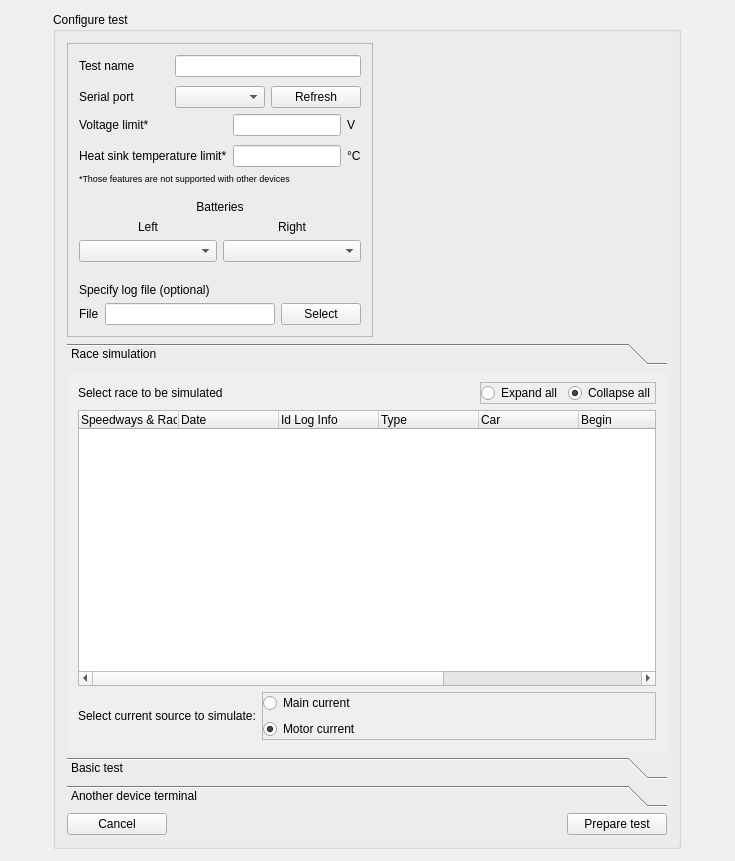
<?xml version="1.0" encoding="UTF-8"?>
<ui version="4.0">
 <class>TestConfigWgt</class>
 <widget class="QWidget" name="TestConfigWgt">
  <property name="geometry">
   <rect>
    <x>0</x>
    <y>0</y>
    <width>735</width>
    <height>861</height>
   </rect>
  </property>
  <property name="windowTitle">
   <string>TestConfigWgt</string>
  </property>
  <layout class="QVBoxLayout" name="verticalLayout">
   <item alignment="Qt::AlignHCenter|Qt::AlignVCenter">
    <widget class="QGroupBox" name="groupBox_2">
     <property name="sizePolicy">
      <sizepolicy hsizetype="Maximum" vsizetype="MinimumExpanding">
       <horstretch>0</horstretch>
       <verstretch>0</verstretch>
      </sizepolicy>
     </property>
     <property name="title">
      <string>Configure test</string>
     </property>
     <layout class="QVBoxLayout" name="verticalLayout_2">
      <item>
       <widget class="QFrame" name="frame_3">
        <property name="sizePolicy">
         <sizepolicy hsizetype="Fixed" vsizetype="Fixed">
          <horstretch>0</horstretch>
          <verstretch>0</verstretch>
         </sizepolicy>
        </property>
        <property name="frameShape">
         <enum>QFrame::StyledPanel</enum>
        </property>
        <property name="frameShadow">
         <enum>QFrame::Raised</enum>
        </property>
        <layout class="QVBoxLayout" name="verticalLayout_11">
         <property name="spacing">
          <number>6</number>
         </property>
         <item>
          <layout class="QGridLayout" name="gridLayout_4">
           <property name="verticalSpacing">
            <number>9</number>
           </property>
           <item row="0" column="0">
            <widget class="QLabel" name="label_8">
             <property name="text">
              <string>Test name</string>
             </property>
            </widget>
           </item>
           <item row="1" column="1">
            <widget class="QComboBox" name="comboSerialPort"/>
           </item>
           <item row="1" column="0">
            <widget class="QLabel" name="label_3">
             <property name="text">
              <string>Serial port</string>
             </property>
            </widget>
           </item>
           <item row="1" column="2">
            <widget class="QPushButton" name="btnRefreshSerialPort">
             <property name="text">
              <string>Refresh</string>
             </property>
            </widget>
           </item>
           <item row="0" column="1" colspan="2">
            <widget class="QLineEdit" name="edtTestName"/>
           </item>
          </layout>
         </item>
         <item>
          <layout class="QGridLayout" name="gridLayout_5">
           <property name="verticalSpacing">
            <number>9</number>
           </property>
           <item row="0" column="0">
            <widget class="QLabel" name="label_4">
             <property name="text">
              <string>Voltage limit*</string>
             </property>
            </widget>
           </item>
           <item row="0" column="2">
            <widget class="QLabel" name="label_5">
             <property name="text">
              <string>V</string>
             </property>
            </widget>
           </item>
           <item row="0" column="1">
            <widget class="QLineEdit" name="edtVoltLim"/>
           </item>
           <item row="1" column="0">
            <widget class="QLabel" name="label_6">
             <property name="text">
              <string>Heat sink temperature limit*</string>
             </property>
            </widget>
           </item>
           <item row="1" column="1">
            <widget class="QLineEdit" name="edtTempLim"/>
           </item>
           <item row="1" column="2">
            <widget class="QLabel" name="label_7">
             <property name="text">
              <string>°C</string>
             </property>
            </widget>
           </item>
          </layout>
         </item>
         <item>
          <widget class="QLabel" name="label_25">
           <property name="font">
            <font>
             <pointsize>7</pointsize>
            </font>
           </property>
           <property name="text">
            <string>*Those features are not supported with other devices</string>
           </property>
          </widget>
         </item>
         <item>
          <spacer name="verticalSpacer_2">
           <property name="orientation">
            <enum>Qt::Vertical</enum>
           </property>
           <property name="sizeHint" stdset="0">
            <size>
             <width>20</width>
             <height>10</height>
            </size>
           </property>
          </spacer>
         </item>
         <item>
          <layout class="QGridLayout" name="gridLayout_13">
           <item row="1" column="0">
            <widget class="QLabel" name="label_80">
             <property name="text">
              <string>Left</string>
             </property>
             <property name="alignment">
              <set>Qt::AlignCenter</set>
             </property>
            </widget>
           </item>
           <item row="1" column="1">
            <widget class="QLabel" name="label_81">
             <property name="text">
              <string>Right</string>
             </property>
             <property name="alignment">
              <set>Qt::AlignCenter</set>
             </property>
            </widget>
           </item>
           <item row="0" column="0" colspan="2">
            <widget class="QLabel" name="label_79">
             <property name="text">
              <string>Batteries</string>
             </property>
             <property name="alignment">
              <set>Qt::AlignCenter</set>
             </property>
            </widget>
           </item>
           <item row="2" column="0">
            <widget class="QComboBox" name="comboBattLeft"/>
           </item>
           <item row="2" column="1">
            <widget class="QComboBox" name="comboBattRight"/>
           </item>
          </layout>
         </item>
         <item>
          <spacer name="verticalSpacer">
           <property name="orientation">
            <enum>Qt::Vertical</enum>
           </property>
           <property name="sizeHint" stdset="0">
            <size>
             <width>20</width>
             <height>15</height>
            </size>
           </property>
          </spacer>
         </item>
         <item>
          <widget class="QLabel" name="label_10">
           <property name="text">
            <string>Specify log file (optional)</string>
           </property>
          </widget>
         </item>
         <item>
          <layout class="QHBoxLayout" name="horizontalLayout_2">
           <item>
            <widget class="QLabel" name="label_9">
             <property name="text">
              <string>File</string>
             </property>
            </widget>
           </item>
           <item>
            <widget class="QLineEdit" name="edtFileName">
             <property name="readOnly">
              <bool>true</bool>
             </property>
            </widget>
           </item>
           <item>
            <widget class="QPushButton" name="btnSelectFile">
             <property name="text">
              <string>Select</string>
             </property>
            </widget>
           </item>
          </layout>
         </item>
        </layout>
       </widget>
      </item>
      <item>
       <widget class="QToolBox" name="toolBoxTestType">
        <property name="sizePolicy">
         <sizepolicy hsizetype="Fixed" vsizetype="Expanding">
          <horstretch>0</horstretch>
          <verstretch>0</verstretch>
         </sizepolicy>
        </property>
        <property name="minimumSize">
         <size>
          <width>600</width>
          <height>464</height>
         </size>
        </property>
        <property name="maximumSize">
         <size>
          <width>600</width>
          <height>16777215</height>
         </size>
        </property>
        <property name="currentIndex">
         <number>0</number>
        </property>
        <widget class="QWidget" name="page_5">
         <property name="geometry">
          <rect>
           <x>0</x>
           <y>0</y>
           <width>600</width>
           <height>383</height>
          </rect>
         </property>
         <property name="sizePolicy">
          <sizepolicy hsizetype="Expanding" vsizetype="Expanding">
           <horstretch>0</horstretch>
           <verstretch>0</verstretch>
          </sizepolicy>
         </property>
         <attribute name="label">
          <string>Race simulation</string>
         </attribute>
         <layout class="QVBoxLayout" name="verticalLayout_13">
          <item>
           <layout class="QHBoxLayout" name="horizontalLayout_9">
            <item>
             <widget class="QLabel" name="label_11">
              <property name="sizePolicy">
               <sizepolicy hsizetype="Fixed" vsizetype="Preferred">
                <horstretch>0</horstretch>
                <verstretch>0</verstretch>
               </sizepolicy>
              </property>
              <property name="text">
               <string>Select race to be simulated</string>
              </property>
             </widget>
            </item>
            <item>
             <spacer name="horizontalSpacer_5">
              <property name="orientation">
               <enum>Qt::Horizontal</enum>
              </property>
              <property name="sizeHint" stdset="0">
               <size>
                <width>40</width>
                <height>20</height>
               </size>
              </property>
             </spacer>
            </item>
            <item>
             <widget class="QFrame" name="frame_4">
              <property name="frameShape">
               <enum>QFrame::StyledPanel</enum>
              </property>
              <property name="frameShadow">
               <enum>QFrame::Raised</enum>
              </property>
              <property name="lineWidth">
               <number>0</number>
              </property>
              <layout class="QHBoxLayout" name="horizontalLayout_10">
               <property name="spacing">
                <number>6</number>
               </property>
               <property name="leftMargin">
                <number>0</number>
               </property>
               <property name="topMargin">
                <number>0</number>
               </property>
               <property name="rightMargin">
                <number>0</number>
               </property>
               <property name="bottomMargin">
                <number>0</number>
               </property>
               <item>
                <widget class="QRadioButton" name="simRadioExpand">
                 <property name="text">
                  <string>Expand all</string>
                 </property>
                </widget>
               </item>
               <item>
                <widget class="QRadioButton" name="simRadioCollapse">
                 <property name="text">
                  <string>Collapse all</string>
                 </property>
                 <property name="checked">
                  <bool>true</bool>
                 </property>
                </widget>
               </item>
              </layout>
             </widget>
            </item>
           </layout>
          </item>
          <item>
           <widget class="QTreeWidget" name="simTreeRaces">
            <property name="sizePolicy">
             <sizepolicy hsizetype="Expanding" vsizetype="Expanding">
              <horstretch>0</horstretch>
              <verstretch>0</verstretch>
             </sizepolicy>
            </property>
            <property name="minimumSize">
             <size>
              <width>363</width>
              <height>0</height>
             </size>
            </property>
            <property name="maximumSize">
             <size>
              <width>16777215</width>
              <height>16777215</height>
             </size>
            </property>
            <property name="selectionBehavior">
             <enum>QAbstractItemView::SelectRows</enum>
            </property>
            <column>
             <property name="text">
              <string>Speedways &amp; Races</string>
             </property>
            </column>
            <column>
             <property name="text">
              <string>Date</string>
             </property>
            </column>
            <column>
             <property name="text">
              <string>Id Log Info</string>
             </property>
            </column>
            <column>
             <property name="text">
              <string>Type</string>
             </property>
            </column>
            <column>
             <property name="text">
              <string>Car</string>
             </property>
            </column>
            <column>
             <property name="text">
              <string>Begin</string>
             </property>
            </column>
            <column>
             <property name="text">
              <string>Duration</string>
             </property>
            </column>
            <column>
             <property name="text">
              <string>Avg. main curr</string>
             </property>
            </column>
            <column>
             <property name="text">
              <string>Avg. motor curr</string>
             </property>
            </column>
           </widget>
          </item>
          <item>
           <layout class="QGridLayout" name="gridLayout_14">
            <item row="0" column="0">
             <widget class="QLabel" name="label_39">
              <property name="sizePolicy">
               <sizepolicy hsizetype="Maximum" vsizetype="Preferred">
                <horstretch>0</horstretch>
                <verstretch>0</verstretch>
               </sizepolicy>
              </property>
              <property name="text">
               <string>Select current source to simulate:</string>
              </property>
             </widget>
            </item>
            <item row="0" column="1">
             <widget class="QFrame" name="frame_5">
              <property name="frameShape">
               <enum>QFrame::StyledPanel</enum>
              </property>
              <property name="frameShadow">
               <enum>QFrame::Raised</enum>
              </property>
              <property name="lineWidth">
               <number>0</number>
              </property>
              <layout class="QVBoxLayout" name="verticalLayout_10">
               <property name="leftMargin">
                <number>0</number>
               </property>
               <property name="topMargin">
                <number>0</number>
               </property>
               <property name="rightMargin">
                <number>0</number>
               </property>
               <property name="bottomMargin">
                <number>0</number>
               </property>
               <item>
                <widget class="QRadioButton" name="simRadioCurrSourceMain">
                 <property name="text">
                  <string>Main current</string>
                 </property>
                </widget>
               </item>
               <item>
                <widget class="QRadioButton" name="simRadioCurrSourceMotor">
                 <property name="text">
                  <string>Motor current</string>
                 </property>
                 <property name="checked">
                  <bool>true</bool>
                 </property>
                </widget>
               </item>
              </layout>
             </widget>
            </item>
           </layout>
          </item>
         </layout>
        </widget>
        <widget class="QWidget" name="page_10">
         <property name="geometry">
          <rect>
           <x>0</x>
           <y>0</y>
           <width>600</width>
           <height>58</height>
          </rect>
         </property>
         <property name="sizePolicy">
          <sizepolicy hsizetype="Preferred" vsizetype="Maximum">
           <horstretch>0</horstretch>
           <verstretch>0</verstretch>
          </sizepolicy>
         </property>
         <attribute name="label">
          <string>Basic test</string>
         </attribute>
         <layout class="QVBoxLayout" name="verticalLayout_12">
          <item alignment="Qt::AlignHCenter|Qt::AlignTop">
           <widget class="QFrame" name="frame_2">
            <property name="sizePolicy">
             <sizepolicy hsizetype="Fixed" vsizetype="Fixed">
              <horstretch>0</horstretch>
              <verstretch>0</verstretch>
             </sizepolicy>
            </property>
            <property name="frameShape">
             <enum>QFrame::StyledPanel</enum>
            </property>
            <property name="frameShadow">
             <enum>QFrame::Raised</enum>
            </property>
            <layout class="QHBoxLayout" name="horizontalLayout_4">
             <item>
              <spacer name="horizontalSpacer_3">
               <property name="orientation">
                <enum>Qt::Horizontal</enum>
               </property>
               <property name="sizeHint" stdset="0">
                <size>
                 <width>60</width>
                 <height>20</height>
                </size>
               </property>
              </spacer>
             </item>
             <item>
              <widget class="QLabel" name="label_12">
               <property name="sizePolicy">
                <sizepolicy hsizetype="Fixed" vsizetype="Preferred">
                 <horstretch>0</horstretch>
                 <verstretch>0</verstretch>
                </sizepolicy>
               </property>
               <property name="text">
                <string>Test current</string>
               </property>
              </widget>
             </item>
             <item>
              <widget class="QLineEdit" name="basicEdtTestCurr">
               <property name="sizePolicy">
                <sizepolicy hsizetype="Fixed" vsizetype="Fixed">
                 <horstretch>0</horstretch>
                 <verstretch>0</verstretch>
                </sizepolicy>
               </property>
               <property name="inputMethodHints">
                <set>Qt::ImhDigitsOnly</set>
               </property>
              </widget>
             </item>
             <item>
              <widget class="QLabel" name="label_13">
               <property name="sizePolicy">
                <sizepolicy hsizetype="Fixed" vsizetype="Preferred">
                 <horstretch>0</horstretch>
                 <verstretch>0</verstretch>
                </sizepolicy>
               </property>
               <property name="text">
                <string>A</string>
               </property>
              </widget>
             </item>
             <item>
              <spacer name="horizontalSpacer_2">
               <property name="orientation">
                <enum>Qt::Horizontal</enum>
               </property>
               <property name="sizeHint" stdset="0">
                <size>
                 <width>60</width>
                 <height>20</height>
                </size>
               </property>
              </spacer>
             </item>
            </layout>
           </widget>
          </item>
         </layout>
        </widget>
        <widget class="QWidget" name="page_6">
         <property name="geometry">
          <rect>
           <x>0</x>
           <y>0</y>
           <width>600</width>
           <height>383</height>
          </rect>
         </property>
         <property name="sizePolicy">
          <sizepolicy hsizetype="Preferred" vsizetype="Maximum">
           <horstretch>0</horstretch>
           <verstretch>0</verstretch>
          </sizepolicy>
         </property>
         <property name="minimumSize">
          <size>
           <width>0</width>
           <height>330</height>
          </size>
         </property>
         <property name="maximumSize">
          <size>
           <width>16777215</width>
           <height>400</height>
          </size>
         </property>
         <attribute name="label">
          <string>Another device terminal</string>
         </attribute>
         <layout class="QVBoxLayout" name="verticalLayout_8">
          <item alignment="Qt::AlignHCenter|Qt::AlignTop">
           <widget class="QFrame" name="frame">
            <property name="sizePolicy">
             <sizepolicy hsizetype="Fixed" vsizetype="Maximum">
              <horstretch>0</horstretch>
              <verstretch>0</verstretch>
             </sizepolicy>
            </property>
            <property name="minimumSize">
             <size>
              <width>0</width>
              <height>364</height>
             </size>
            </property>
            <property name="maximumSize">
             <size>
              <width>16777215</width>
              <height>342</height>
             </size>
            </property>
            <property name="frameShape">
             <enum>QFrame::StyledPanel</enum>
            </property>
            <property name="frameShadow">
             <enum>QFrame::Raised</enum>
            </property>
            <layout class="QVBoxLayout" name="verticalLayout_7">
             <item>
              <layout class="QGridLayout" name="gridLayout_3">
               <item row="3" column="0">
                <widget class="QLabel" name="label_17">
                 <property name="text">
                  <string>Parity</string>
                 </property>
                </widget>
               </item>
               <item row="0" column="1">
                <widget class="QComboBox" name="termComboBaudrate">
                 <property name="currentIndex">
                  <number>-1</number>
                 </property>
                 <item>
                  <property name="text">
                   <string>4800</string>
                  </property>
                 </item>
                 <item>
                  <property name="text">
                   <string>9600</string>
                  </property>
                 </item>
                 <item>
                  <property name="text">
                   <string>19200</string>
                  </property>
                 </item>
                 <item>
                  <property name="text">
                   <string>38400</string>
                  </property>
                 </item>
                 <item>
                  <property name="text">
                   <string>57600</string>
                  </property>
                 </item>
                 <item>
                  <property name="text">
                   <string>115200</string>
                  </property>
                 </item>
                 <item>
                  <property name="text">
                   <string>230400</string>
                  </property>
                 </item>
                 <item>
                  <property name="text">
                   <string>460800</string>
                  </property>
                 </item>
                 <item>
                  <property name="text">
                   <string>921600</string>
                  </property>
                 </item>
                </widget>
               </item>
               <item row="2" column="0">
                <widget class="QLabel" name="label_16">
                 <property name="text">
                  <string>Stop bits</string>
                 </property>
                </widget>
               </item>
               <item row="1" column="0">
                <widget class="QLabel" name="label_15">
                 <property name="text">
                  <string>Data bits</string>
                 </property>
                </widget>
               </item>
               <item row="0" column="0">
                <widget class="QLabel" name="label_14">
                 <property name="text">
                  <string>Baudrate</string>
                 </property>
                </widget>
               </item>
               <item row="2" column="1">
                <widget class="QComboBox" name="termComboStopBits">
                 <property name="currentIndex">
                  <number>-1</number>
                 </property>
                 <item>
                  <property name="text">
                   <string>1</string>
                  </property>
                 </item>
                 <item>
                  <property name="text">
                   <string>1.5</string>
                  </property>
                 </item>
                 <item>
                  <property name="text">
                   <string>2</string>
                  </property>
                 </item>
                </widget>
               </item>
               <item row="3" column="1">
                <widget class="QComboBox" name="termComboParity">
                 <property name="currentIndex">
                  <number>-1</number>
                 </property>
                 <item>
                  <property name="text">
                   <string>None</string>
                  </property>
                 </item>
                 <item>
                  <property name="text">
                   <string>Odd</string>
                  </property>
                 </item>
                 <item>
                  <property name="text">
                   <string>Even</string>
                  </property>
                 </item>
                </widget>
               </item>
               <item row="1" column="1">
                <widget class="QComboBox" name="termComboDataBits">
                 <property name="currentIndex">
                  <number>-1</number>
                 </property>
                 <item>
                  <property name="text">
                   <string>5</string>
                  </property>
                 </item>
                 <item>
                  <property name="text">
                   <string>6</string>
                  </property>
                 </item>
                 <item>
                  <property name="text">
                   <string>7</string>
                  </property>
                 </item>
                 <item>
                  <property name="text">
                   <string>8</string>
                  </property>
                 </item>
                </widget>
               </item>
               <item row="4" column="0">
                <widget class="QLabel" name="label_83">
                 <property name="text">
                  <string>Current ratio</string>
                 </property>
                </widget>
               </item>
               <item row="4" column="1">
                <widget class="QLineEdit" name="termEdtCurrRatio">
                 <property name="sizePolicy">
                  <sizepolicy hsizetype="Preferred" vsizetype="Fixed">
                   <horstretch>0</horstretch>
                   <verstretch>0</verstretch>
                  </sizepolicy>
                 </property>
                 <property name="inputMethodHints">
                  <set>Qt::ImhDigitsOnly</set>
                 </property>
                 <property name="text">
                  <string>1.0</string>
                 </property>
                </widget>
               </item>
              </layout>
             </item>
             <item alignment="Qt::AlignVCenter">
              <widget class="QLabel" name="label_18">
               <property name="text">
                <string>Data format</string>
               </property>
              </widget>
             </item>
             <item>
              <layout class="QGridLayout" name="gridLayout_6">
               <item row="1" column="1">
                <widget class="QLabel" name="label_19">
                 <property name="text">
                  <string>Column number (First = 0)</string>
                 </property>
                </widget>
               </item>
               <item row="5" column="1">
                <widget class="QLineEdit" name="termCSVEdtCapa">
                 <property name="enabled">
                  <bool>false</bool>
                 </property>
                </widget>
               </item>
               <item row="0" column="1">
                <widget class="QRadioButton" name="termRadioCSV">
                 <property name="text">
                  <string>CSV</string>
                 </property>
                </widget>
               </item>
               <item row="4" column="1">
                <widget class="QLineEdit" name="termCSVEdtBRVolt">
                 <property name="enabled">
                  <bool>false</bool>
                 </property>
                </widget>
               </item>
               <item row="2" column="2">
                <widget class="QLineEdit" name="termJSONEdtCurr"/>
               </item>
               <item row="2" column="1">
                <widget class="QLineEdit" name="termCSVEdtCurr">
                 <property name="enabled">
                  <bool>false</bool>
                 </property>
                </widget>
               </item>
               <item row="3" column="2">
                <widget class="QLineEdit" name="termJSONEdtBLVolt"/>
               </item>
               <item row="4" column="0">
                <widget class="QLabel" name="label_23">
                 <property name="text">
                  <string>Battery right
(Optional)</string>
                 </property>
                </widget>
               </item>
               <item row="0" column="2">
                <widget class="QRadioButton" name="termRadioJSON">
                 <property name="text">
                  <string>JSON</string>
                 </property>
                 <property name="checked">
                  <bool>true</bool>
                 </property>
                </widget>
               </item>
               <item row="3" column="1">
                <widget class="QLineEdit" name="termCSVEdtBLVolt">
                 <property name="enabled">
                  <bool>false</bool>
                 </property>
                </widget>
               </item>
               <item row="1" column="2">
                <widget class="QLabel" name="label_20">
                 <property name="text">
                  <string>Attribute name</string>
                 </property>
                </widget>
               </item>
               <item row="2" column="0">
                <widget class="QLabel" name="label_21">
                 <property name="text">
                  <string>Current</string>
                 </property>
                </widget>
               </item>
               <item row="3" column="0">
                <widget class="QLabel" name="label_22">
                 <property name="text">
                  <string>Voltage
(Battery left)</string>
                 </property>
                </widget>
               </item>
               <item row="5" column="0">
                <widget class="QLabel" name="label_24">
                 <property name="text">
                  <string>Capacity
(Optional)</string>
                 </property>
                </widget>
               </item>
               <item row="4" column="2">
                <widget class="QLineEdit" name="termJSONEdtBRVolt"/>
               </item>
               <item row="5" column="2">
                <widget class="QLineEdit" name="termJSONEdtCapa"/>
               </item>
               <item row="6" column="0">
                <widget class="QLabel" name="label_82">
                 <property name="text">
                  <string>Used energy
(Optional)</string>
                 </property>
                </widget>
               </item>
               <item row="6" column="1">
                <widget class="QLineEdit" name="termCSVEdtEnergy">
                 <property name="enabled">
                  <bool>false</bool>
                 </property>
                </widget>
               </item>
               <item row="6" column="2">
                <widget class="QLineEdit" name="termJSONEdtEnergy"/>
               </item>
              </layout>
             </item>
            </layout>
           </widget>
          </item>
         </layout>
        </widget>
       </widget>
      </item>
      <item>
       <layout class="QHBoxLayout" name="horizontalLayout">
        <property name="spacing">
         <number>0</number>
        </property>
        <item>
         <widget class="QPushButton" name="btnCancel">
          <property name="sizePolicy">
           <sizepolicy hsizetype="Fixed" vsizetype="Fixed">
            <horstretch>0</horstretch>
            <verstretch>0</verstretch>
           </sizepolicy>
          </property>
          <property name="minimumSize">
           <size>
            <width>100</width>
            <height>0</height>
           </size>
          </property>
          <property name="text">
           <string>Cancel</string>
          </property>
         </widget>
        </item>
        <item>
         <spacer name="horizontalSpacer">
          <property name="orientation">
           <enum>Qt::Horizontal</enum>
          </property>
          <property name="sizeHint" stdset="0">
           <size>
            <width>40</width>
            <height>20</height>
           </size>
          </property>
         </spacer>
        </item>
        <item>
         <widget class="QPushButton" name="btnPrepTest">
          <property name="sizePolicy">
           <sizepolicy hsizetype="Fixed" vsizetype="Fixed">
            <horstretch>0</horstretch>
            <verstretch>0</verstretch>
           </sizepolicy>
          </property>
          <property name="minimumSize">
           <size>
            <width>100</width>
            <height>0</height>
           </size>
          </property>
          <property name="maximumSize">
           <size>
            <width>100</width>
            <height>16777215</height>
           </size>
          </property>
          <property name="sizeIncrement">
           <size>
            <width>100</width>
            <height>0</height>
           </size>
          </property>
          <property name="text">
           <string>Prepare test</string>
          </property>
         </widget>
        </item>
       </layout>
      </item>
     </layout>
    </widget>
   </item>
  </layout>
 </widget>
 <layoutdefault spacing="6" margin="11"/>
 <resources/>
 <connections>
  <connection>
   <sender>simRadioExpand</sender>
   <signal>clicked()</signal>
   <receiver>simTreeRaces</receiver>
   <slot>expandAll()</slot>
   <hints>
    <hint type="sourcelabel">
     <x>537</x>
     <y>390</y>
    </hint>
    <hint type="destinationlabel">
     <x>366</x>
     <y>551</y>
    </hint>
   </hints>
  </connection>
  <connection>
   <sender>simRadioCollapse</sender>
   <signal>clicked()</signal>
   <receiver>simTreeRaces</receiver>
   <slot>collapseAll()</slot>
   <hints>
    <hint type="sourcelabel">
     <x>617</x>
     <y>390</y>
    </hint>
    <hint type="destinationlabel">
     <x>366</x>
     <y>551</y>
    </hint>
   </hints>
  </connection>
 </connections>
</ui>
